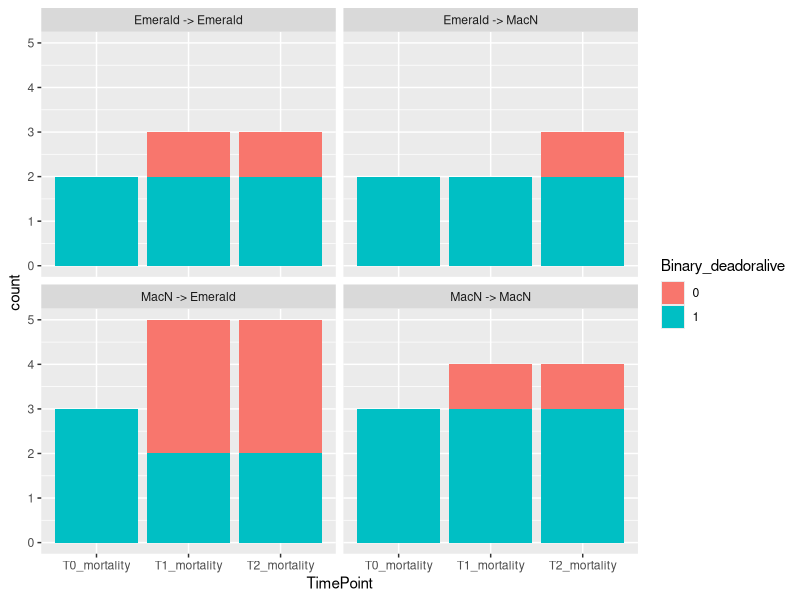

The R script that drew this image:
## ---- chunk 1
library(tidyverse)
survivorship <- read.csv("survivorship_data_04042023.csv")
## ---- chunk 2
survivorship %>% 
  pivot_longer(T0_mortality:T2_mortality, names_to = "TimePoint", values_to = "Binary_deadoralive") %>% 
  mutate(Binary_deadoralive = as.factor(Binary_deadoralive)) %>% 
  group_by(Genet, Transplant, TimePoint, Binary_deadoralive) %>% 
  summarize(count = n()) %>% 
  ggplot(., aes(x=TimePoint,fill = Binary_deadoralive)) + geom_bar() + facet_wrap(~Transplant)
